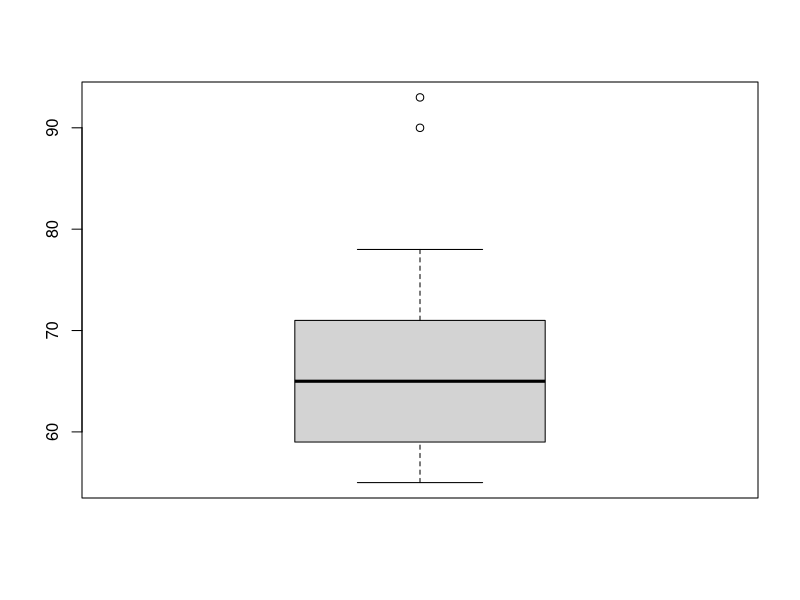
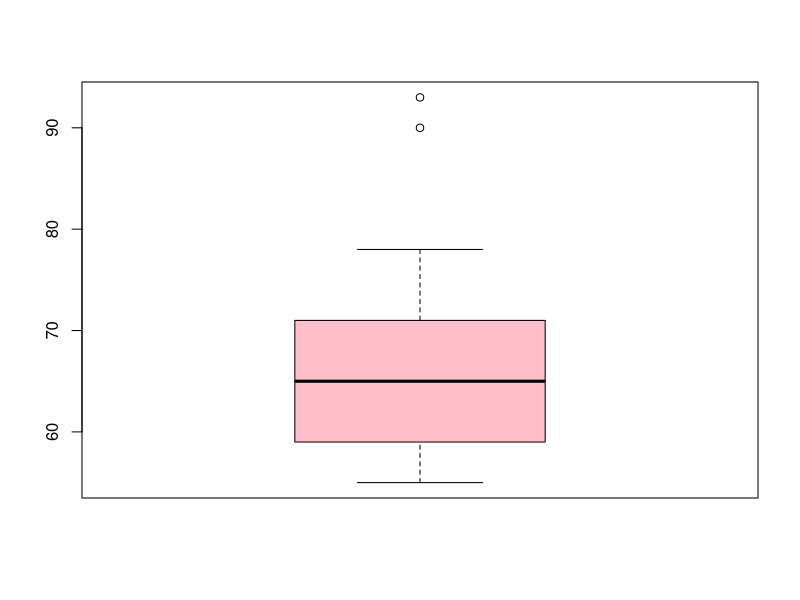
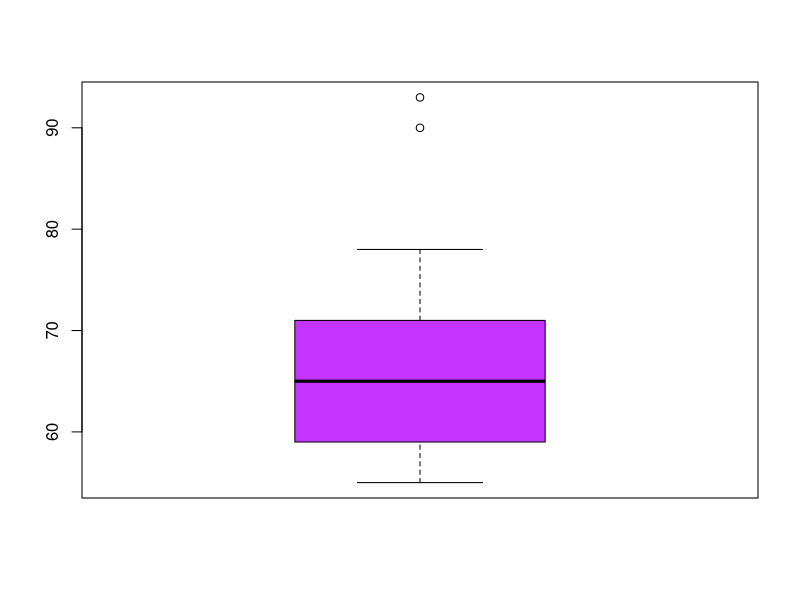
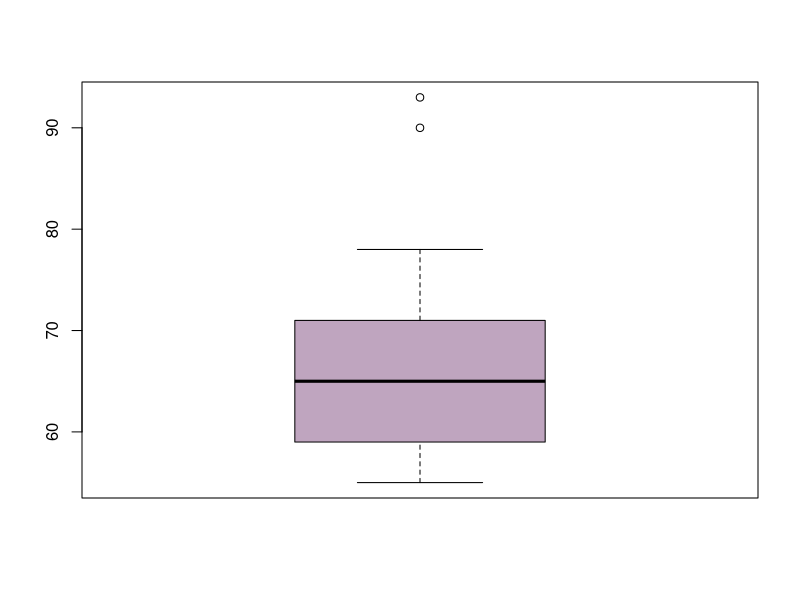
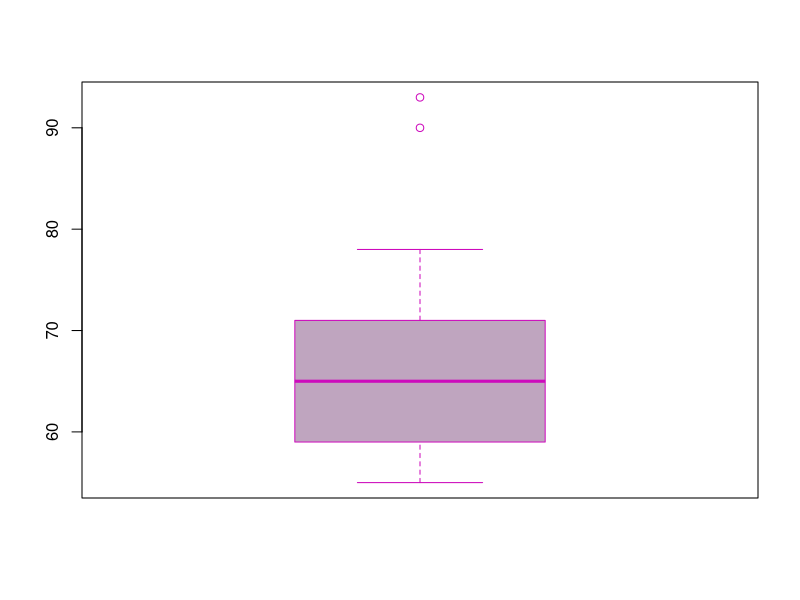
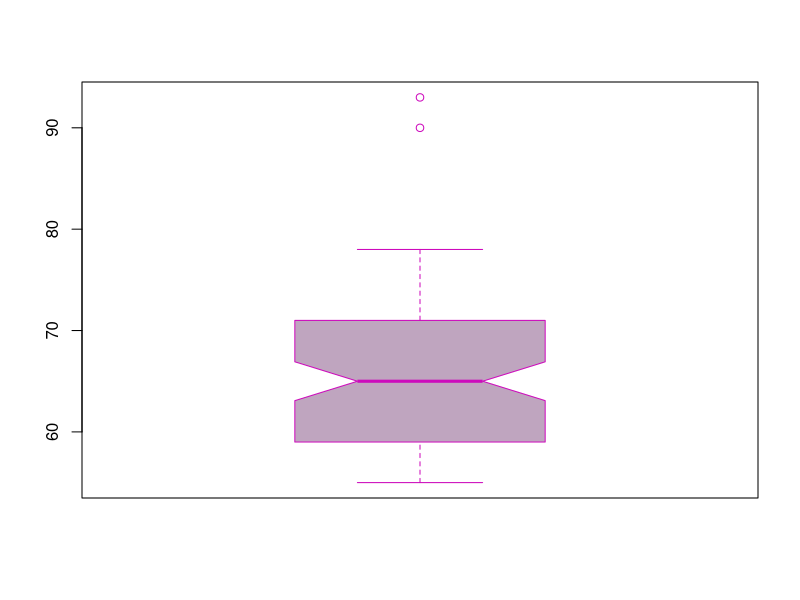
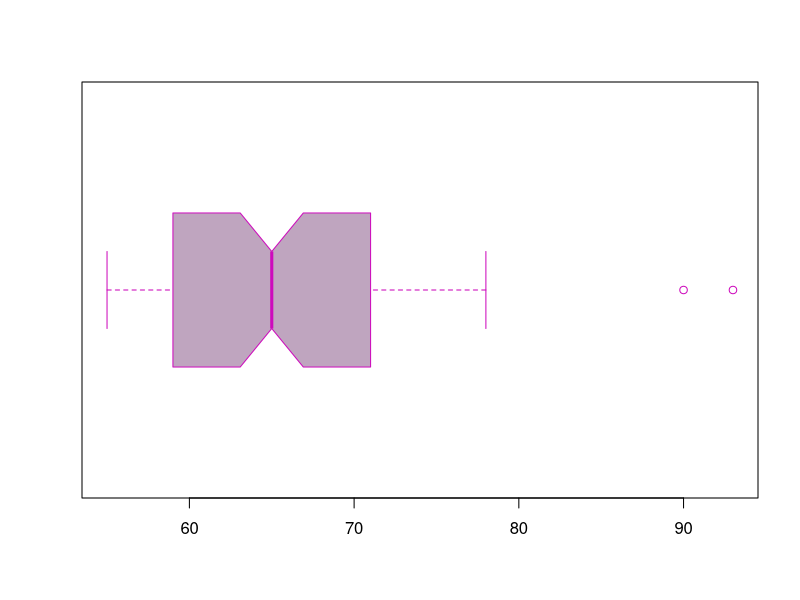
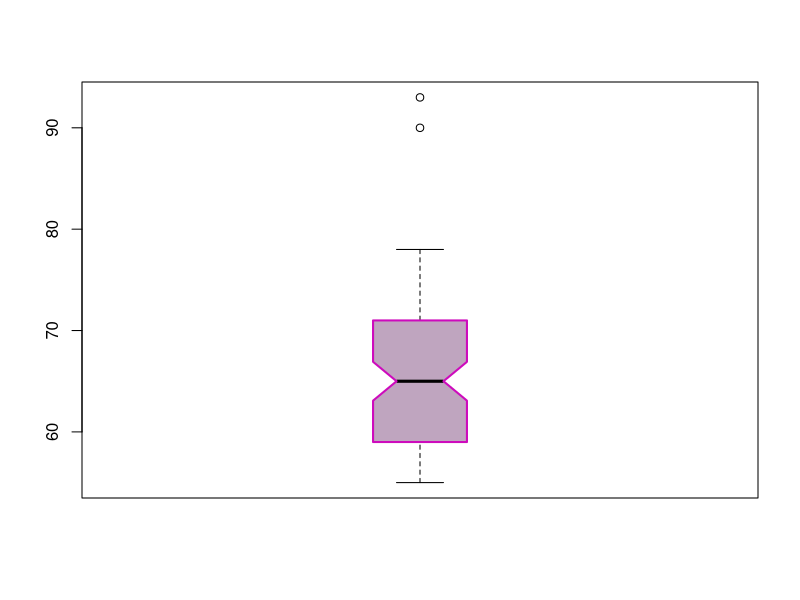

Write R code to recreate these figures, in order.


#Boxplot: Distribucion de datos general 

#Quiero ver la distribucion del peso en un grupo de 100 estudiantes universitarios

Peso_estudiantes <- c(58, 62, 70, 65, 59, 72, 68, 55, 67, 63, 75, 61, 57, 69, 71, 64, 56, 66, 73, 60,
                      78, 62, 59, 71, 65, 57, 69, 73, 61, 58, 70, 64, 56, 68, 72, 63, 75, 60, 59, 71,
                      65, 57, 69, 73, 61, 58, 70, 64, 56, 68, 72, 63, 75, 60, 59, 71, 65, 57, 69, 73,
                      61, 58, 70, 64, 56, 68, 72, 63, 75, 60, 59, 71, 65, 57, 69, 73, 61, 58, 70, 93,
                      56, 68, 72, 63, 75, 60, 59, 71, 65, 57, 69, 73, 61, 58, 70, 64, 56, 90)


#Boxplot sencilla 

boxplot(Peso_estudiantes)

# Si quiero agregar color

# 1 puedes ponerle el nombre del color (en ingles) o poner directamente el codigo del color

boxplot(Peso_estudiantes, col = "pink")

boxplot(Peso_estudiantes, col = "#c433ff")

# 2 puedes generar mezcla de colores con la intensidad de colores primarios rojo, verde y azul con el comando rgb y tambien agregar con ese comando su transparencia

boxplot(Peso_estudiantes,col = rgb(0.5,0.3,0.5,alpha = 0.5)) # los numeros corresponden a que intensidad quiero el rojo, verde y azul



## Cambiar el color de los bordes

boxplot(Peso_estudiantes, col = rgb(0.5,0.3,0.5,alpha = 0.5),border = 6)


## Si quiero agregar intervalo de confianza usamos: notch


boxplot(Peso_estudiantes, col = rgb(0.5,0.3,0.5,alpha = 0.5), border = 6, notch = TRUE)


### Si quiero que mi caja de bigote este horizontal 

boxplot(Peso_estudiantes, col = rgb(0.5,0.3,0.5,alpha = 0.5), border = 6, notch = TRUE, horizontal = T)


#### Que pasa si quiero editar cada parte de mi grafico

### Personalizar la caja 

boxplot(Peso_estudiantes,
        boxwex = 0.3, # Ancho de la caja
        boxlty = 1,   # Tipo de línea de la caja
        boxlwd = 2,   # Ancho de línea de la caja
        boxcol = 6,   # Color del borde de la caja,
        boxfill = rgb(0.5,0.3,0.5, alpha = 0.5), # Color de fondo de la caja
        notch = TRUE)   

#### Personalizar los bigotes con lo que ya teniamos de la caja


boxplot(Peso_estudiantes,
        #personalizar caja
        boxwex = 0.3, # Ancho de la caja
        boxlty = 1,   # Tipo de línea de la caja
        boxlwd = 2,   # Ancho de línea de la caja
        boxcol = 6,   # Color del borde de la caja,
        boxfill = rgb(0.5,0.3,0.5, alpha = 0.5), # Color de fondo de la caja
        notch = TRUE,
        # personalizar bigotes
        whisklty = 2,       # Tipo línea bigotes
        whisklwd = 2,       # Ancho línea bigotes
        whiskcol = "purple",   # Color bigotes
        staplelty = 2,      # Tipo línea barras
        staplelwd = 2,      # Ancho línea barras
        staplecol = "#ff0080")


### Personalizar valores atipicos

boxplot(Peso_estudiantes,
        #personalizar caja
        boxwex = 0.3, # Ancho de la caja
        boxlty = 1,   # Tipo de línea de la caja
        boxlwd = 2,   # Ancho de línea de la caja
        boxcol = 6,   # Color del borde de la caja,
        boxfill = rgb(0.5,0.3,0.5, alpha = 0.5), # Color de fondo de la caja
        notch = TRUE,
        # personalizar bigotes
        whisklty = 2,       # Tipo línea bigotes
        whisklwd = 2,       # Ancho línea bigotes
        whiskcol = "purple",   # Color bigotes
        staplelty = 2,      # Tipo línea barras
        staplelwd = 2,      # Ancho línea barras
        staplecol = "#ff0080",
        # personalizar datos atipicos
        outpch = 23, # Símbolo pch para los atípicos
        outcex = 1.5,  # Tamaño de los atípicos
        outcol = 6,  # Color
        outbg = 6)   # Color de fondo (pch 21 a 25)



#### Agregar titulo

boxplot(Peso_estudiantes,
       
        #personalizar caja
        boxwex = 0.3, # Ancho de la caja
        boxlty = 1,   # Tipo de línea de la caja
        boxlwd = 2,   # Ancho de línea de la caja
        boxcol = 6,   # Color del borde de la caja,
        boxfill = rgb(0.5,0.3,0.5, alpha = 0.5), # Color de fondo de la caja
        notch = TRUE,
        
        # personalizar bigotes
        whisklty = 2,       # Tipo línea bigotes
        whisklwd = 2,       # Ancho línea bigotes
        whiskcol = "purple",   # Color bigotes
        staplelty = 2,      # Tipo línea barras
        staplelwd = 2,      # Ancho línea barras
        staplecol = "#ff0080",
        
        # personalizar datos atipicos
        outpch = 23, # Símbolo pch para los atípicos
        outcex = 1.5,  # Tamaño de los atípicos
        outcol = 6,  # Color
        outbg = 6,   # Color de fondo (pch 21 a 25)
        
        #agregar titulo principal y a ejes
        main= "Distribución de peso",
        xlab= "Universitarios",
        ylab="Peso",
        cex.lab=1.3, # tamano de letra de ejes
        col.lab= 4)


#ajustar margen para que se vean mejor mis ejes con funcion "par

par(mar=c(5,5,4,2)) # c(bottom, left, top, right

### Volver a correr el grafico para que se acomode al margen




################### Si quiero hacer un boxplot por grupo  


##Ejemplo murcielagos 


#Quiero comparar la tasa metabolica entre diferentes subfamilias de murcielagos 


Subfamilia <- c("Desmodontinae", "Desmodontinae", "Desmodontinae", "Stenodermatinae", "Stenodermatinae", "Stenodermatinae", "Stenodermatinae", "Stenodermatinae", "Stenodermatinae", "Stenodermatinae", "Rhinophyllinae", "Carollinae", "Carollinae", "Glyphonycterinae", "Glossophaginae", "Glossophaginae", "Glossophaginae", "Glossophaginae", "Glossophaginae", "Glossophaginae", "Glossophaginae", "Glossophaginae", "Glossophaginae", "Glossophaginae", "Phyllostominae", "Phyllostominae", "Phyllostominae", "Phyllostominae", "Phyllostominae", "Phyllostominae", "Phyllostominae", "Lonchorhininae", "Lonchophyllinae", "Micronycterinae", "Micronycterinae", "Macrotinae", "Macrotinae")

Tasa_metabolica <- c(33.9, 34.0, 26.8, 56.5, 86.4, NA, NA, 32.19, 39.9, NA, 16.2, NA, 30.265, NA,NA,28.1, NA, NA,NA,NA,36.69,44,NA,NA,NA,NA,34.5,NA,101.86, NA, NA,NA,NA, NA,NA,NA,14.6)

Datos <- data.frame( "Subfamilia" = Subfamilia ,
                       "Tasa_metabolica" = Tasa_metabolica)


#Caja de bigote

boxplot(Datos$Tasa_metabolica~Datos$Subfamilia, na.rm=T)

# de hecho podemos usar la funcion attach para no estar usando el signo de $ por cada columna que quiera analizar

attach(Datos)

# agregar color por cada grupo 

boxplot(Tasa_metabolica~Subfamilia, na.rm=T, col= c("blue","orange","red","grey","pink","darkgreen","brown"))


# si queremos quitar el attach usamos

detach(Datos)



### para editar las cajas 

boxplot(Tasa_metabolica~Subfamilia, 
        na.rm=T, 
        col= c("blue","orange","red","grey","pink","darkgreen","brown"),
        #personalizar caja
        boxwex = 0.4, # Ancho de la caja
        boxlty = 1,   # Tipo de línea de la caja
        boxlwd = 2,   # Ancho de línea de la caja
        boxcol = 1,   # Color del borde de la caja,
        
        # personalizar bigotes
        whisklty = 2,       # Tipo línea bigotes
        whisklwd = 2,       # Ancho línea bigotes
        whiskcol = "red",   # Color bigotes
        staplelty = 2,      # Tipo línea barras
        staplelwd = 2,      # Ancho línea barras
        staplecol = "blue",
        
        # personalizar datos atipicos
        outpch = 23, # Símbolo pch para los atípicos
        outcex = 1.5,  # Tamaño de los atípicos
        outcol = 6,  # Color
        outbg = 6,   # Color de fondo (pch 21 a 25)
        
        #agregar titulo principal y a ejes
        main= "Distribución de la tasa metábolica",
        xlab= "Subfamilia",
        ylab="ml O2·h–1",
        cex.lab=1.3, # tamaño de letra de ejes
        col.lab= 1 )


#ajustar margen para que se vean mejor mis ejes con funcion "par

par(mar=c(5,5,4,2)) # c(bottom, left, top, right

### Volver a correr el grafico para que se acomode al margen



## Que pasa si quiero hacer otras boxplot usando otras variables 

# cuando hacemos mas de una caja de bigote generalmente nuestros datos estan en un excel que R puede leer pero por lo general las bases de datos utilizan archivos .csv 

#usaremos la base de datos de murcielagos, para importar usamos

Datos <- read.csv("Base_murcielagos_prueba.csv", header = T, sep = ",")


#### ahora hagamos las cajas de bigotes con la svariables que quiero 

### Usando la variable longevidad 
boxplot(Datos$Longevidad..Años.~Datos$Subfamilia, 
        na.rm=T, 
        col= c("blue","orange","red","grey","pink","darkgreen"),
        #personalizar caja
        boxwex = 0.4, # Ancho de la caja
        boxlty = 1,   # Tipo de línea de la caja
        boxlwd = 2,   # Ancho de línea de la caja
        boxcol = 1,   # Color del borde de la caja,
        
        # personalizar bigotes
        whisklty = 2,       # Tipo línea bigotes
        whisklwd = 2,       # Ancho línea bigotes
        whiskcol = "red",   # Color bigotes
        staplelty = 2,      # Tipo línea barras
        staplelwd = 2,      # Ancho línea barras
        staplecol = "blue",
        
        # personalizar datos atipicos
        outpch = 23, # Símbolo pch para los atípicos
        outcex = 1.5,  # Tamaño de los atípicos
        outcol = 6,  # Color
        outbg = 6,   # Color de fondo (pch 21 a 25)
        
        #agregar titulo principal y a ejes
        main= "Distribución de la longevidad",
        xlab= "Subfamilia",
        ylab="Años",
        cex.lab=1.3, # tamaño de letra de ejes
        col.lab= 1 )


### Usando la variable indice de especializacion 


boxplot(Datos$Índice.especialización~Datos$Subfamilia, 
        na.rm=T, 
        col= c("blue","orange","red","grey","pink","darkgreen","brown","skyblue","yellow", "green","purple"),
        #personalizar caja
        boxwex = 0.4, # Ancho de la caja
        boxlty = 1,   # Tipo de línea de la caja
        boxlwd = 2,   # Ancho de línea de la caja
        boxcol = 1,   # Color del borde de la caja,
        
        # personalizar bigotes
        whisklty = 2,       # Tipo línea bigotes
        whisklwd = 2,       # Ancho línea bigotes
        whiskcol = "red",   # Color bigotes
        staplelty = 2,      # Tipo línea barras
        staplelwd = 2,      # Ancho línea barras
        staplecol = "blue",
        
        # personalizar datos atipicos
        outpch = 23, # Símbolo pch para los atípicos
        outcex = 1.5,  # Tamaño de los atípicos
        outcol = 6,  # Color
        outbg = 6,   # Color de fondo (pch 21 a 25)
        
        #agregar titulo principal y a ejes
        main= "Distribución de la especialización",
        xlab= "Subfamilia",
        ylab="Nivel de specialización",
        cex.lab=1.3, # tamaño de letra de ejes
        col.lab= 1 )


### Usando la variable tasa metabolica

boxplot(Datos$Tasa.metabolica.basal..ml.O2.h.1~Datos$Subfamilia, 
        na.rm=T, 
        col= c("blue","orange","red","grey","pink","brown","aquamarine4"),
        #personalizar caja
        boxwex = 0.4, # Ancho de la caja
        boxlty = 1,   # Tipo de línea de la caja
        boxlwd = 2,   # Ancho de línea de la caja
        boxcol = 1,   # Color del borde de la caja,
        
        # personalizar bigotes
        whisklty = 2,       # Tipo línea bigotes
        whisklwd = 2,       # Ancho línea bigotes
        whiskcol = "red",   # Color bigotes
        staplelty = 2,      # Tipo línea barras
        staplelwd = 2,      # Ancho línea barras
        staplecol = "blue",
        
        # personalizar datos atipicos
        outpch = 23, # Símbolo pch para los atípicos
        outcex = 1.5,  # Tamaño de los atípicos
        outcol = 6,  # Color
        outbg = 6,   # Color de fondo (pch 21 a 25)
        
        #agregar titulo principal y a ejes
        main= "Distribución de la tasa metábolica",
        xlab= "Subfamilia",
        ylab="ml O2·h–1",
        cex.lab=1.3, # tamaño de letra de ejes
        col.lab= 1 )


### Ahora que pasa si quiero que mis graficos esten en una sola imagen

#usamos la funcion # par(mfcol = c(2, 2)) o par(mfrow = c(2, 2))
# usemos por columna 

par(mfcol = c(2, 2))

## Corremos nuestros graficos nuevamente

## que paso???

#se colocaron mis graficos y se ven pero el comando que le di suele usarse cuando quiero cuatro graficos

# podre ajustar mi hoja para graficos que yo quiera?
# la respuesta es SI, se pueden hacer composiciones complejas con la funcion layout

# para comenzar primero 
# Volvemos al estado original
par(mfrow = c(1, 1))

#layout divide la ventana gráfica en una cuadrícula de filas y columnas. 
#por medio de una matrix decirle cuantos renglones y columnas va ocupar mi grafico

margen_3_graficos <- layout(matrix(c(1, 2,  # Primero, segundo
                                     3, 3), # y tercer gráfico
                                     nrow = 2,
                                     ncol = 2,
                                     byrow = TRUE))

# ahi le estamos diciendo que el primer grafico va en la columna 1 renglon 1, el grafico dos en la columna 2 renglon 1 y el tercer grafico en la columna 1 y 2 en el renglon 2


### ahora despues de configurar corremos nuestros graficos 

